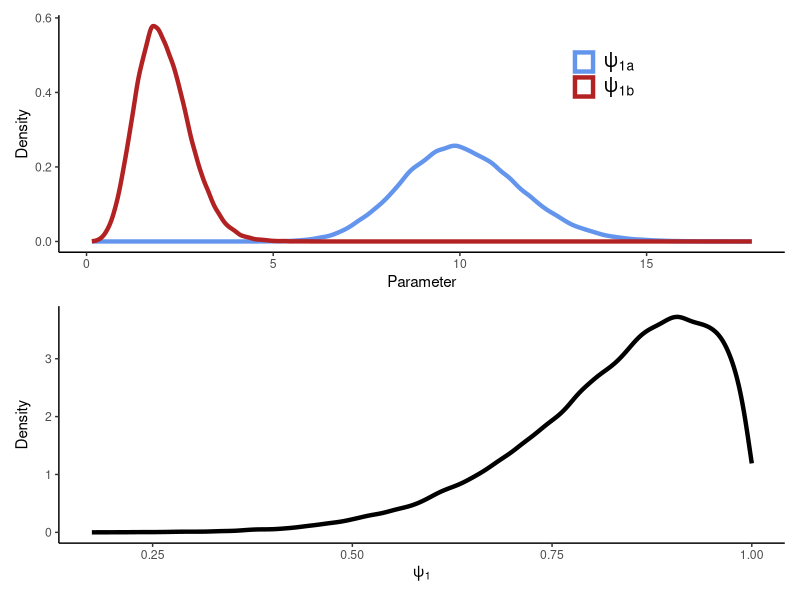
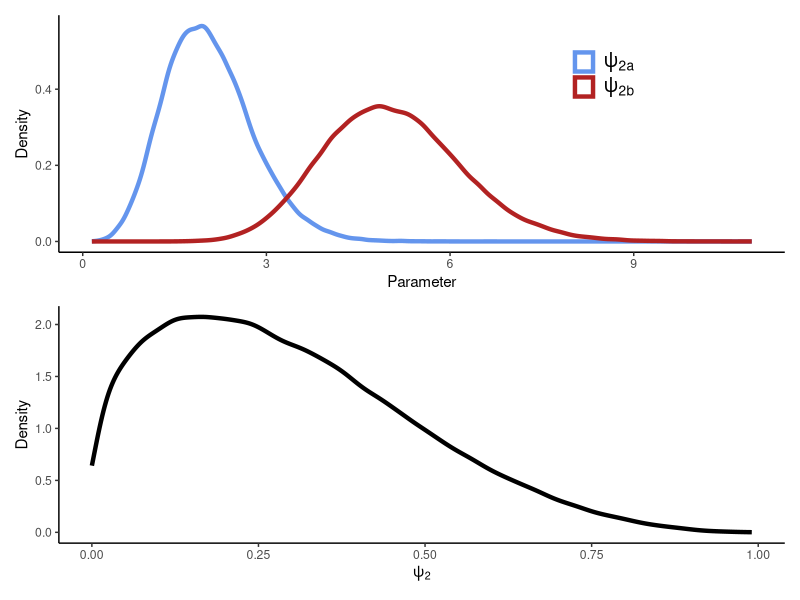

Write the R code that produced these figures, in order.
library(tidyverse)
library(patchwork)

# psi = detectability. Random effect so it can vary by year. 
# psi1 = breeding, psi2 = non-breeding
# psi1 ~ beta(psi1_alpha^2, psi1_beta^2)
# mu_psi1 = (sqrt(10), sqrt(2))
# sd_psi1_alpha = sd_psi1_beta = 0.25
# cor_psi1_alpha_beta = -1
# cor_var_psi1_alpha_beta = sd_psi1_alpha * sd_psi1_beta * cor_psi1_alpha_beta
# sigma_psi1 = (sd_psi1_alpha^2         cor_var_psi1_alpha_beta
#               cor_var_psi1_alpha_beta sd_psi1_alpha^)
# psi1_alpha_beta ~ mvnormal(mu_psi1, sigma_psi1)

# psi1 (Breeding detection) -----------------------------------------------

mu_psi1ab <- sqrt(c(10, 2))
sd_psi1a <- sd_psi1b <- 0.25
cor_psi1ab <- -0.5
cor_var_psi1ab <- cor_psi1ab * sd_psi1a * sd_psi1b
sigma_psi1 <- matrix(c(sd_psi1a^2, cor_var_psi1ab, cor_var_psi1ab, sd_psi1b^2), 
                     nrow = 2)
psi1ab <- mvtnorm::rmvnorm(1e5, mean = mu_psi1ab, sigma = sigma_psi1)
psi1 <- rbeta(1e5, psi1ab[, 1]^2, psi1ab[, 2]^2)

# plot
# Psi1 alpha and beta
psi1ab_plot <- tibble(`psi[1*a]` = psi1ab[, 1]^2, 
                      `psi[1*b]` = psi1ab[, 2]^2) %>% 
  pivot_longer(everything()) %>% 
  ggplot(aes(value, color = name)) + 
  geom_density(linewidth = 1.5) + 
  scale_color_manual(values = c("cornflowerblue", "firebrick"), 
                     labels = scales::parse_format()) + 
  labs(x = "Parameter", y = "Density") +
  theme_classic() + 
  theme(legend.position = c(0.75, 0.75), 
        legend.title = element_blank(), 
        legend.text = element_text(size = 14))
# Psi1
psi1_plot <- tibble(psi1 = psi1) %>% 
  ggplot(aes(psi1)) +
  geom_density(linewidth = 1.5) +
  scale_x_continuous(name = expression(psi[1])) +
  labs(y = "Density") +
  theme_classic()

psi1ab_plot / psi1_plot

# psi2 (Non-breeding detection) -------------------------------------------

mu_psi2ab <- sqrt(c(2, 5))
sd_psi2a <- sd_psi2b <- 0.25
cor_psi2ab <- -0.5
cor_var_psi2ab <- cor_psi2ab * sd_psi2a * sd_psi2b
sigma_psi2 <- matrix(c(sd_psi2a^2, cor_var_psi2ab, cor_var_psi2ab, sd_psi2b^2), 
                     nrow = 2)
psi2ab <- mvtnorm::rmvnorm(1e5, mean = mu_psi2ab, sigma = sigma_psi2)
psi2 <- rbeta(1e5, psi2ab[, 1]^2, psi2ab[, 2]^2)

# plot
# Psi1 alpha and beta
psi2ab_plot <- tibble(`psi[2*a]` = psi2ab[, 1]^2, 
                      `psi[2*b]` = psi2ab[, 2]^2) %>% 
  pivot_longer(everything()) %>% 
  ggplot(aes(value, color = name)) + 
  geom_density(linewidth = 1.5) + 
  scale_color_manual(values = c("cornflowerblue", "firebrick"), 
                     labels = scales::parse_format()) + 
  labs(x = "Parameter", y = "Density") +
  theme_classic() + 
  theme(legend.position = c(0.75, 0.75), 
        legend.title = element_blank(), 
        legend.text = element_text(size = 14))
# Psi1
psi2_plot <- tibble(psi2 = psi2) %>% 
  ggplot(aes(psi2)) +
  geom_density(linewidth = 1.5) +
  scale_x_continuous(name = expression(psi[2])) +
  labs(y = "Density") +
  theme_classic()

psi2ab_plot / psi2_plot
